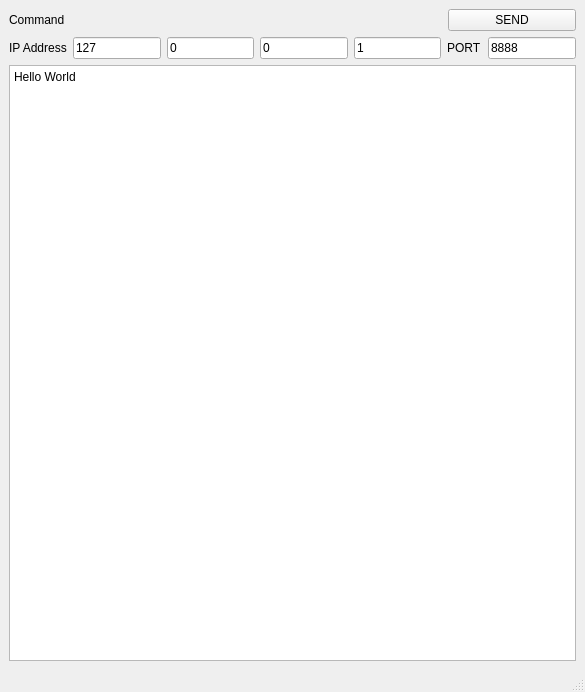
<?xml version="1.0" encoding="UTF-8"?>
<ui version="4.0">
 <class>MainWindow</class>
 <widget class="QMainWindow" name="MainWindow">
  <property name="geometry">
   <rect>
    <x>0</x>
    <y>0</y>
    <width>585</width>
    <height>692</height>
   </rect>
  </property>
  <property name="windowTitle">
   <string>MainWindow</string>
  </property>
  <widget class="QWidget" name="centralwidget">
   <layout class="QVBoxLayout" name="verticalLayout_2">
    <item>
     <layout class="QVBoxLayout" name="verticalLayout">
      <item>
       <layout class="QHBoxLayout" name="horizontalLayout">
        <item>
         <widget class="QLabel" name="label_4">
          <property name="text">
           <string>Command</string>
          </property>
         </widget>
        </item>
        <item>
         <widget class="QPushButton" name="sendButton">
          <property name="maximumSize">
           <size>
            <width>128</width>
            <height>16777215</height>
           </size>
          </property>
          <property name="text">
           <string>SEND</string>
          </property>
         </widget>
        </item>
       </layout>
      </item>
      <item>
       <layout class="QHBoxLayout" name="horizontalLayout_2">
        <property name="sizeConstraint">
         <enum>QLayout::SetDefaultConstraint</enum>
        </property>
        <item>
         <widget class="QLabel" name="label">
          <property name="text">
           <string>IP Address</string>
          </property>
         </widget>
        </item>
        <item>
         <widget class="QLineEdit" name="ip1">
          <property name="inputMask">
           <string/>
          </property>
          <property name="text">
           <string>127</string>
          </property>
          <property name="maxLength">
           <number>32767</number>
          </property>
          <property name="placeholderText">
           <string/>
          </property>
         </widget>
        </item>
        <item>
         <widget class="QLineEdit" name="ip2">
          <property name="text">
           <string>0</string>
          </property>
          <property name="maxLength">
           <number>3</number>
          </property>
          <property name="placeholderText">
           <string/>
          </property>
         </widget>
        </item>
        <item>
         <widget class="QLineEdit" name="ip3">
          <property name="text">
           <string>0</string>
          </property>
          <property name="maxLength">
           <number>3</number>
          </property>
          <property name="placeholderText">
           <string/>
          </property>
         </widget>
        </item>
        <item>
         <widget class="QLineEdit" name="ip4">
          <property name="text">
           <string>1</string>
          </property>
          <property name="maxLength">
           <number>3</number>
          </property>
          <property name="placeholderText">
           <string/>
          </property>
         </widget>
        </item>
        <item>
         <layout class="QHBoxLayout" name="horizontalLayout_5">
          <item>
           <widget class="QLabel" name="label_2">
            <property name="text">
             <string>PORT</string>
            </property>
           </widget>
          </item>
          <item>
           <widget class="QLineEdit" name="port">
            <property name="text">
             <string>8888</string>
            </property>
            <property name="maxLength">
             <number>5</number>
            </property>
            <property name="placeholderText">
             <string/>
            </property>
           </widget>
          </item>
         </layout>
        </item>
       </layout>
      </item>
     </layout>
    </item>
    <item>
     <widget class="QPlainTextEdit" name="payload">
      <property name="plainText">
       <string>Hello World</string>
      </property>
     </widget>
    </item>
   </layout>
  </widget>
  <widget class="QMenuBar" name="menubar">
   <property name="geometry">
    <rect>
     <x>0</x>
     <y>0</y>
     <width>585</width>
     <height>22</height>
    </rect>
   </property>
  </widget>
  <widget class="QStatusBar" name="statusbar"/>
 </widget>
 <resources/>
 <connections/>
</ui>
